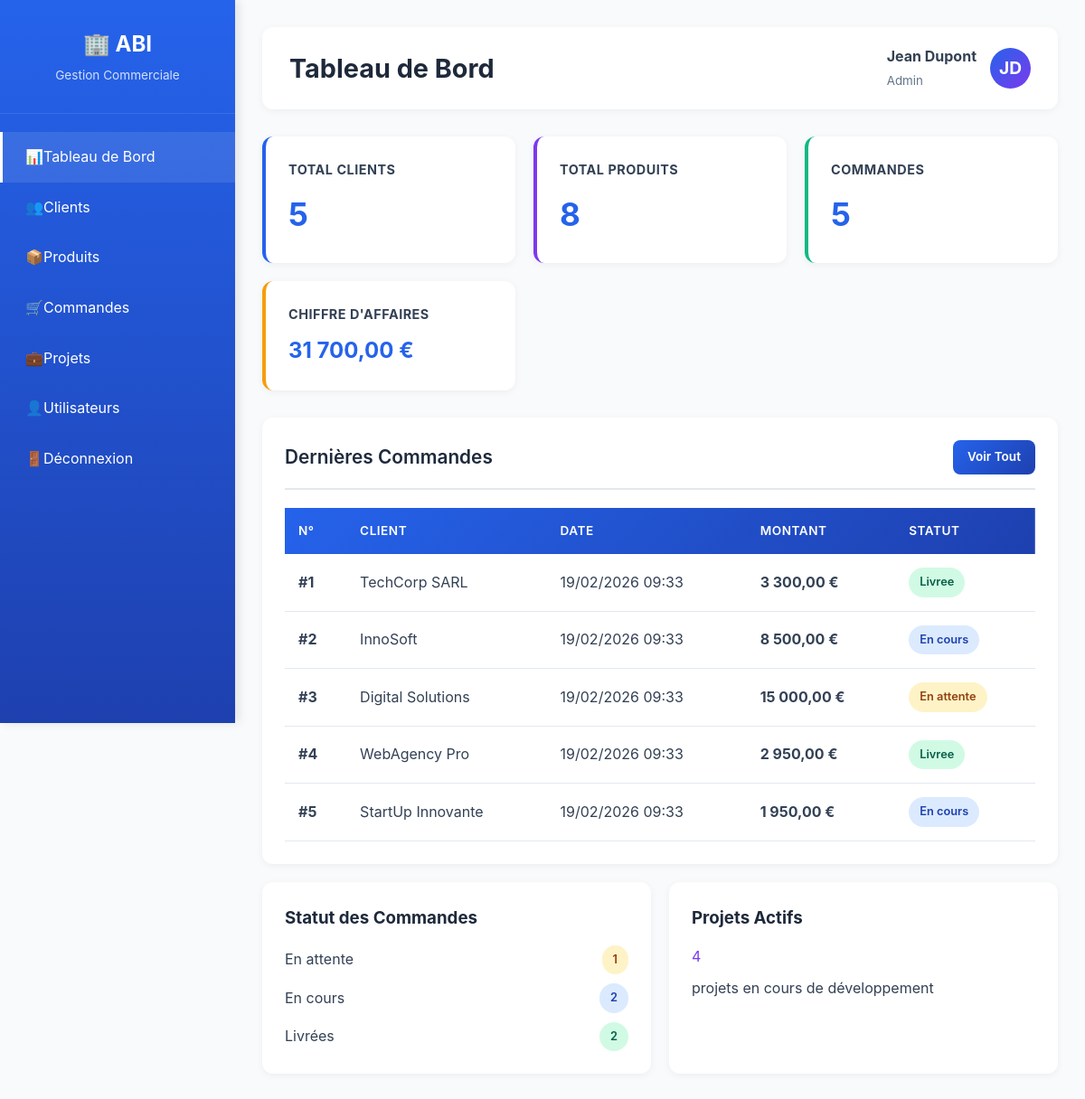
Screenshot of /public/dashboard.php (signed in) with the database file from the repository.
### tables this page shows
CREATE TABLE commandes (
    id INT AUTO_INCREMENT PRIMARY KEY,
    client_id INT NOT NULL,
    utilisateur_id INT NOT NULL,
    date_commande TIMESTAMP DEFAULT CURRENT_TIMESTAMP,
    statut ENUM('En attente', 'En cours', 'Livree', 'Annulee') DEFAULT 'En attente',
    montant_total DECIMAL(10, 2) DEFAULT 0.00,
    notes TEXT,
    FOREIGN KEY (client_id) REFERENCES clients(id) ON DELETE CASCADE,
    FOREIGN KEY (utilisateur_id) REFERENCES utilisateurs(id) ON DELETE CASCADE,
    INDEX idx_client (client_id),
    INDEX idx_utilisateur (utilisateur_id),
    INDEX idx_statut (statut)
);

CREATE TABLE clients (
    id INT AUTO_INCREMENT PRIMARY KEY,
    nom VARCHAR(100) NOT NULL,
    prenom VARCHAR(100) NOT NULL,
    entreprise VARCHAR(150),
    email VARCHAR(150) UNIQUE NOT NULL,
    telephone VARCHAR(20),
    adresse VARCHAR(255),
    ville VARCHAR(100),
    code_postal VARCHAR(10),
    pays VARCHAR(100) DEFAULT 'France',
    date_creation TIMESTAMP DEFAULT CURRENT_TIMESTAMP,
    INDEX idx_email (email),
    INDEX idx_entreprise (entreprise)
);

### classes/Permission.php (called while the page is built, shortened)
<?php
class Permission {
    private $role;
    public function __construct($role, $userId = null) {
        $this->role = $role;
    }
    public function can($permission) {
        return self::$rolePermissions[$this->role][$permission] ?? false;
    }
    public function canView($resource) {
        return $this->can("view_{$resource}");
    }
    public function getMenuItems() {
        $menu = [];
        $scriptPath = $_SERVER['SCRIPT_NAME'] ?? '';
        $pathPrefix = '';
        if (strpos($scriptPath, '/public/pages/') !== false) {
            $pathPrefix = '../';
        } elseif (strpos($scriptPath, '/public/') !== false) {
            $pathPrefix = '';
        } else {
            $pathPrefix = 'public/';
        }
        $menu[] = [
            'url' => $pathPrefix . 'dashboard.php',
            'icon' => '📊',
            'label' => 'Tableau de Bord',
            'active' => true
        ];
        if ($this->canView('clients')) {
            $menu[] = [
                'url' => $pathPrefix . 'pages/clients.php',
                'icon' => '👥',
                'label' => 'Clients',
                'active' => true
            ];
        }
        if ($this->canView('products')) {
            $menu[] = [
                'url' => $pathPrefix . 'pages/produits.php',
                'icon' => '📦',
                'label' => 'Produits',
                'active' => true
            ];
        }
        if ($this->canView('orders')) {
            $menu[] = [
                'url' => $pathPrefix . 'pages/commandes.php',
                'icon' => '🛒',
                'label' => 'Commandes',
                'active' => true
            ];
        }
        if ($this->canView('projects')) {
            $menu[] = [
                'url' => $pathPrefix . 'pages/projets.php',
                'icon' => '💼',
                'label' => 'Projets',
                'active' => true
            ];
        }
        if ($this->canView('users')) {
            $menu[] = [
                'url' => $pathPrefix . 'pages/utilisateurs.php',
                'icon' => '👤',
                'label' => 'Utilisateurs',
                'active' => true
            ];
        }
        return $menu;
    }
    public static function current() {
        return new self($_SESSION['utilisateur_role'], $_SESSION['utilisateur_id']);
    }
}

### includes/auth.php (called while the page is built, shortened)
<?php
function estConnecte() {
    return isset($_SESSION['utilisateur_id']);
}
function utilisateurConnecte() {
    if (estConnecte()) {
        return [
            'id' => $_SESSION['utilisateur_id'],
            'nom' => $_SESSION['utilisateur_nom'] ?? '',
            'prenom' => $_SESSION['utilisateur_prenom'] ?? '',
            'email' => $_SESSION['utilisateur_email'] ?? '',
            'role' => $_SESSION['utilisateur_role'] ?? ''
        ];
    }
    return null;
}
function getPermission() {
    require_once __DIR__ . '/../classes/Permission.php';
    return Permission::current();
}

### classes/Database.php (called while the page is built, shortened)
<?php
class Database {
    private static $instance = null;
    private $connection;
    private function __construct() {
        try {
            $dsn = "mysql:host=" . DB_HOST . ";dbname=" . DB_NAME . ";charset=" . DB_CHARSET;
            $options = [
                PDO::ATTR_ERRMODE => PDO::ERRMODE_EXCEPTION,
                PDO::ATTR_DEFAULT_FETCH_MODE => PDO::FETCH_ASSOC,
                PDO::ATTR_EMULATE_PREPARES => false,
            ];
            $this->connection = new PDO($dsn, DB_USER, DB_PASS, $options);
        } catch (PDOException $e) {
            die("Erreur de connexion à la base de données: " . $e->getMessage());
        }
    }
    public static function getInstance() {
        if (self::$instance === null) {
            self::$instance = new self();
        }
        return self::$instance;
    }
    public function getConnection() {
        return $this->connection;
    }
}

### classes/Client.php (called while the page is built, shortened)
<?php
class Client {
    private $db;
    public function __construct() {
        $this->db = Database::getInstance()->getConnection();
    }
    public function getAll() {
        $stmt = $this->db->query("SELECT * FROM clients ORDER BY nom, prenom");
        return $stmt->fetchAll();
    }
}

### classes/Produit.php (called while the page is built, shortened)
<?php
class Produit {
    private $db;
    public function __construct() {
        $this->db = Database::getInstance()->getConnection();
    }
    public function getAll() {
        $stmt = $this->db->query("SELECT * FROM produits ORDER BY nom");
        return $stmt->fetchAll();
    }
}

### classes/Commande.php (called while the page is built, shortened)
<?php
class Commande {
    private $db;
    public function __construct() {
        $this->db = Database::getInstance()->getConnection();
    }
    public function getAll() {
        $stmt = $this->db->query("
            SELECT c.*,
                   cl.nom as client_nom,
                   cl.prenom as client_prenom,
                   cl.entreprise as client_entreprise,
                   u.nom as utilisateur_nom,
                   u.prenom as utilisateur_prenom
            FROM commandes c
            LEFT JOIN clients cl ON c.client_id = cl.id
            LEFT JOIN utilisateurs u ON c.utilisateur_id = u.id
            ORDER BY c.date_commande DESC
        ");
        return $stmt->fetchAll();
    }
    public function getStatistiques() {
        $stmt = $this->db->query("
            SELECT
                COUNT(*) as total_commandes,
                SUM(montant_total) as montant_total,
                AVG(montant_total) as montant_moyen,
                SUM(CASE WHEN statut = 'En attente' THEN 1 ELSE 0 END) as en_attente,
                SUM(CASE WHEN statut = 'En cours' THEN 1 ELSE 0 END) as en_cours,
                SUM(CASE WHEN statut = 'Livree' THEN 1 ELSE 0 END) as livrees
            FROM commandes
        ");
        return $stmt->fetch();
    }
}

### classes/Projet.php (called while the page is built, shortened)
<?php
class Projet {
    private $db;
    public function __construct() {
        $this->db = Database::getInstance()->getConnection();
    }
    public function getAll() {
        $stmt = $this->db->query("
            SELECT p.*,
                   c.nom as client_nom,
                   c.prenom as client_prenom,
                   c.entreprise as client_entreprise,
                   u.nom as responsable_nom,
                   u.prenom as responsable_prenom
            FROM projets p
            LEFT JOIN clients c ON p.client_id = c.id
            LEFT JOIN utilisateurs u ON p.responsable_id = u.id
            ORDER BY p.date_creation DESC
        ");
        return $stmt->fetchAll();
    }
}

### public/dashboard.php (the view, shortened to what this page needs)
<?php
require_once '../classes/Database.php';
require_once '../classes/Client.php';
require_once '../classes/Produit.php';
require_once '../classes/Commande.php';
require_once '../classes/Projet.php';
require_once '../classes/Permission.php';
require_once '../includes/auth.php';
require_once '../includes/functions.php';
$user = utilisateurConnecte();
$permission = getPermission();
$menuItems = $permission->getMenuItems();
$clientModel = new Client();
$produitModel = new Produit();
$commandeModel = new Commande();
$projetModel = new Projet();
$totalClients = count($clientModel->getAll());
$totalProduits = count($produitModel->getAll());
$statsCommandes = $commandeModel->getStatistiques();
$totalProjets = count($projetModel->getAll());
$dernieresCommandes = array_slice($commandeModel->getAll(), 0, 5);
?>
<!DOCTYPE html>
<html lang="fr">
<head>
    <link rel="stylesheet" href="../assets/css/style.css">
</head>
<body>
    <div class="wrapper">
        <aside class="sidebar">
            <div class="sidebar-header">
                <h2>🏢 ABI</h2>
                <p>Gestion Commerciale</p>
            </div>
            <nav class="sidebar-menu">
                <?php foreach ($menuItems as $item): ?>
                    <?php if ($item['active']): ?>
                        <a href="<?php echo $item['url']; ?>" class="<?php echo basename($_SERVER['PHP_SELF']) == basename($item['url']) ? 'active' : ''; ?>">
                            <span><?php echo $item['icon']; ?></span> <?php echo $item['label']; ?>
                        </a>
                    <?php endif; ?>
                <?php endforeach; ?>
                <a href="logout.php">
                    <span>🚪</span> Déconnexion
                </a>
            </nav>
        </aside>
        <main class="main-content">
            <div class="header">
                <h1>Tableau de Bord</h1>
                <div class="user-info">
                    <div>
                        <strong><?php echo htmlspecialchars($user['prenom'] . ' ' . $user['nom']); ?></strong><br>
                        <small style="color: #64748b;"><?php echo htmlspecialchars($user['role']); ?></small>
                    </div>
                    <div class="user-avatar">
                        <?php echo strtoupper(substr($user['prenom'], 0, 1) . substr($user['nom'], 0, 1)); ?>
                    </div>
                </div>
            </div>
            <div class="stats-grid">
                <div class="stat-card" style="border-left-color: #2563eb;">
                    <h4>Total Clients</h4>
                    <div class="stat-value"><?php echo $totalClients; ?></div>
                </div>
                <div class="stat-card" style="border-left-color: #7c3aed;">
                    <h4>Total Produits</h4>
                    <div class="stat-value"><?php echo $totalProduits; ?></div>
                </div>
                <div class="stat-card" style="border-left-color: #10b981;">
                    <h4>Commandes</h4>
                    <div class="stat-value"><?php echo $statsCommandes['total_commandes'] ?? 0; ?></div>
                </div>
                <div class="stat-card" style="border-left-color: #f59e0b;">
                    <h4>Chiffre d'Affaires</h4>
                    <div class="stat-value" style="font-size: 1.5em;">
                        <?php echo formaterMontant($statsCommandes['montant_total'] ?? 0); ?>
                    </div>
                </div>
            </div>
            <div class="card">
                <div class="card-header">
                    <h3>Dernières Commandes</h3>
                    <a href="pages/commandes.php" class="btn btn-primary btn-sm">Voir Tout</a>
                </div>
                <div class="table-responsive">
                    <table>
                        <thead>
                            <tr>
                                <th>N°</th>
                                <th>Client</th>
                                <th>Date</th>
                                <th>Montant</th>
                                <th>Statut</th>
                            </tr>
                        </thead>
                        <tbody>
                            <?php if (empty($dernieresCommandes)): ?>
                                <tr>
                                    <td colspan="5" style="text-align: center; padding: 30px; color: #94a3b8;">
                                        Aucune commande trouvée
                                    </td>
                                </tr>
                            <?php else: ?>
                                <?php foreach ($dernieresCommandes as $commande): ?>
                                    <tr>
                                        <td><strong>#<?php echo $commande['id']; ?></strong></td>
                                        <td>
                                            <?php
                                            if ($commande['client_entreprise']) {
                                                echo htmlspecialchars($commande['client_entreprise']);
                                            } else {
                                                echo htmlspecialchars($commande['client_prenom'] . ' ' . $commande['client_nom']);
                                            }
                                            ?>
                                        </td>
                                        <td><?php echo formaterDate($commande['date_commande'], 'd/m/Y H:i'); ?></td>
                                        <td><strong><?php echo formaterMontant($commande['montant_total']); ?></strong></td>
                                        <td><?php echo badgeStatut($commande['statut']); ?></td>
                                    </tr>
                                <?php endforeach; ?>
                            <?php endif; ?>
                        </tbody>
                    </table>
                </div>
            </div>
            <div style="display: grid; grid-template-columns: repeat(auto-fit, minmax(300px, 1fr)); gap: 20px;">
                <div class="card">
                    <h3 style="margin-bottom: 15px; color: var(--dark-color);">Statut des Commandes</h3>
                    <div style="display: flex; flex-direction: column; gap: 10px;">
                        <div style="display: flex; justify-content: space-between; align-items: center;">
                            <span>En attente</span>
                            <span class="badge badge-warning"><?php echo $statsCommandes['en_attente'] ?? 0; ?></span>
                        </div>
                        <div style="display: flex; justify-content: space-between; align-items: center;">
                            <span>En cours</span>
                            <span class="badge badge-info"><?php echo $statsCommandes['en_cours'] ?? 0; ?></span>
                        </div>
                        <div style="display: flex; justify-content: space-between; align-items: center;">
                            <span>Livrées</span>
                            <span class="badge badge-success"><?php echo $statsCommandes['livrees'] ?? 0; ?></span>
                        </div>
                    </div>
                </div>
                <div class="card">
                    <h3 style="margin-bottom: 15px; color: var(--dark-color);">Projets Actifs</h3>
                    <div class="stat-value" style="color: var(--secondary-color);"><?php echo $totalProjets; ?></div>
                    <p style="color: var(--text-color); margin-top: 10px;">projets en cours de développement</p>
                </div>
            </div>
        </main>
    </div>
</body>
</html>

### includes/functions.php (shortened to what this page needs)
<?php
function formaterDate($date, $format = 'd/m/Y') {
    return date($format, strtotime($date));
}
function formaterMontant($montant) {
    return number_format($montant, 2, ',', ' ') . ' €';
}
function badgeStatut($statut) {
    $classes = [
        'En attente' => 'badge-warning',
        'En cours' => 'badge-info',
        'Livree' => 'badge-success',
        'Annulee' => 'badge-danger',
        'Planifie' => 'badge-secondary',
        'Termine' => 'badge-success'
    ];
    $class = $classes[$statut] ?? 'badge-secondary';
    return "<span class='badge $class'>$statut</span>";
}

### rows the page displays
commandes: id "1", client.entreprise "TechCorp SARL", date_commande "19/02/2026 09:33", montant_total "3 300,00 €", statut "Livree"
commandes: id "2", client.entreprise "InnoSoft", date_commande "19/02/2026 09:33", montant_total "8 500,00 €", statut "En cours"
commandes: id "3", client.entreprise "Digital Solutions", date_commande "19/02/2026 09:33", montant_total "15 000,00 €", statut "En attente"
commandes: id "4", client.entreprise "WebAgency Pro", date_commande "19/02/2026 09:33", montant_total "2 950,00 €", statut "Livree"
commandes: id "5", client.entreprise "StartUp Innovante", date_commande "19/02/2026 09:33", montant_total "1 950,00 €", statut "En cours"

### other values shown
$item['icon'] "📊"
$item['label'] "Tableau de Bord"
$item['icon'] "👥"
$item['label'] "Clients"
$item['icon'] "📦"
$item['label'] "Produits"
$item['icon'] "🛒"
$item['label'] "Commandes"
$item['icon'] "💼"
$item['label'] "Projets"
$item['icon'] "👤"
$item['label'] "Utilisateurs"
$user['prenom'] . ' ' . $user['nom'] "Jean Dupont"
$user['role'] "Admin"
substr($user['prenom'], 0, 1) . substr($user['nom'], 0, 1) "JD"
